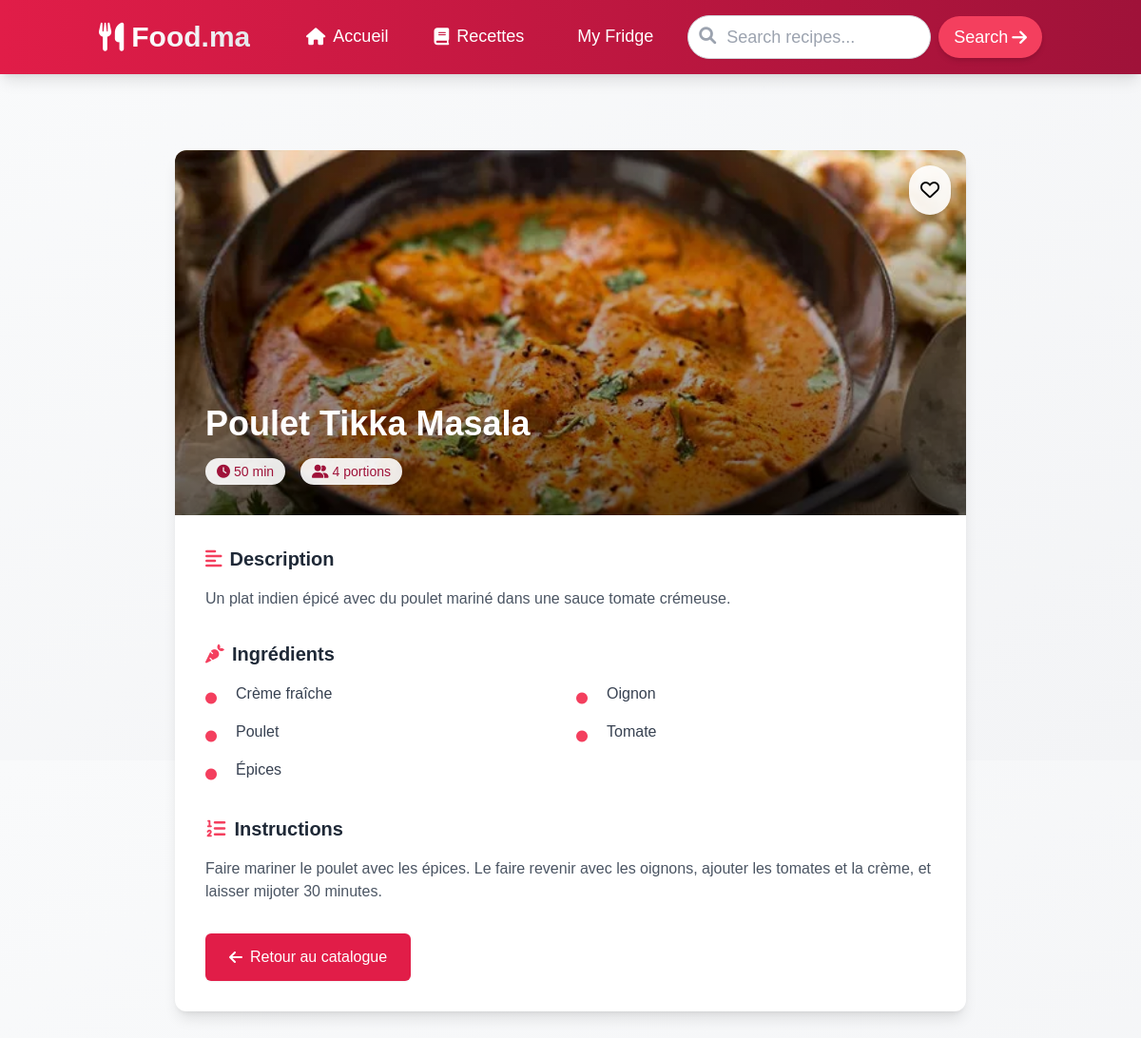
The page /recettes/4/ on the database its author committed.
### base/models.py (models this page shows, shortened)
class Recette(models.Model):
    nom = models.CharField(max_length=255, verbose_name='Nom de la recette')
    temps_preparation = models.IntegerField(verbose_name='Temps de préparation (minutes)')
    description = models.TextField(verbose_name='Description')
    ingredients = models.ManyToManyField(Ingredient, verbose_name='Ingrédients')
    instructions = models.TextField(verbose_name='Instructions', blank=True)
    image = models.ImageField(upload_to='recettes/', blank=True, null=True, verbose_name='Image de la recette')
    portions = models.IntegerField(default=4, verbose_name='Nombre de portions')  # New field for portions
    favorite = models.BooleanField(default=False, verbose_name='Favori')  # New field for favorite
    date_creation = models.DateTimeField(auto_now_add=True)
    date_modification = models.DateTimeField(auto_now=True)
    class Meta:
        ordering = ['nom']
        verbose_name = 'Recette'
        verbose_name_plural = 'Recettes'

class Ingredient(models.Model):
    CATEGORIES = [
        ('legumes', 'Légumes'),
        ('viandes', 'Viandes et Volailles'),
        ('produits_laitiers', 'Produits Laitiers et Œufs'),
        ('epicerie', 'Épicerie'),
        ('fruits', 'Fruits'),
        ('herbes', 'Herbes et Épices'),
        ('feculents', 'Féculents'),
    ]
    nom = models.CharField(max_length=100, unique=True)
    categorie = models.CharField(max_length=50, choices=CATEGORIES)
    class Meta:
        ordering = ['nom']
        verbose_name = 'Ingrédient'
        verbose_name_plural = 'Ingrédients'

### base/views.py (the view)
# urls.py: path('recettes/<int:pk>/', views.RecetteDetailView.as_view(), name='recette_detail'),
class RecetteDetailView(DetailView):
    model = Recette
    template_name = 'recette_detail.html'
    context_object_name = 'recette'

### base/templates/recette_detail.html (shortened to what this page needs)
{% extends 'base.html' %}
{% load static %}
{% block content %}
<div class="max-w-4xl mx-auto px-4 sm:px-6 lg:px-8 py-12">
    <div class="bg-white rounded-xl shadow-lg overflow-hidden">
        <div class="relative h-64 md:h-80 lg:h-96">
            <img
                src="{% if recette.image %}{{ recette.image.url }}{% else %}../static/images/Image-not-found.png{% endif %}"
                alt="{{ recette.nom }}"
                class="w-full h-full object-cover"
            >
            <div class="absolute inset-0 bg-gradient-to-t from-black/60 to-transparent"></div>
            <div class="absolute bottom-0 left-0 right-0 p-6 md:p-8">
                <h1 class="text-3xl md:text-4xl font-bold text-white">{{ recette.nom }}</h1>
                <div class="flex items-center mt-4 space-x-4">
                    <span class="inline-flex items-center px-3 py-1 rounded-full text-sm font-medium bg-white/90 text-culinary-800">
                        <i class="fas fa-clock mr-1"></i> {{ recette.temps_preparation }} min
                    </span>
                    <span class="inline-flex items-center px-3 py-1 rounded-full text-sm font-medium bg-white/90 text-culinary-800">
                        <i class="fas fa-user-friends mr-1"></i> {{ recette.portions }} portions
                    </span>
                </div>
            </div>
            <div class="absolute top-4 right-4">
                <button
                    id="favoriteButton"
                    class="bg-white/90 p-3 rounded-full shadow-md hover:bg-white transition-colors duration-300"
                    data-url="{% url 'toggle_favorite' recette.id %}"
                >
                    <i id="favoriteIcon" class="{% if recette.favorite %}fas text-red-500{% else %}far{% endif %} fa-heart text-xl"></i>
                </button>
            </div>
        </div>
        <div class="p-6 md:p-8">
            <div class="mb-8">
                <h2 class="text-xl font-bold text-gray-800 mb-4 flex items-center">
                    <i class="fas fa-align-left text-culinary-500 mr-2"></i>
                    Description
                </h2>
                <p class="text-gray-600">{{ recette.description }}</p>
            </div>
            <div class="mb-8">
                <h2 class="text-xl font-bold text-gray-800 mb-4 flex items-center">
                    <i class="fas fa-carrot text-culinary-500 mr-2"></i>
                    Ingrédients
                </h2>
                <ul class="grid grid-cols-1 md:grid-cols-2 gap-3">
                    {% for ingredient in recette.ingredients.all %}
                    <li class="flex items-start">
                        <span class="flex-shrink-0 h-6 w-6 text-culinary-500 mr-2 mt-1">
                            <i class="fas fa-circle text-xs"></i>
                        </span>
                        <span class="text-gray-700">{{ ingredient.nom }}</span>
                    </li>
                    {% empty %}
                    <li class="text-gray-500">No ingredients listed</li>
                    {% endfor %}
                </ul>
            </div>
            <div class="mb-8">
                <h2 class="text-xl font-bold text-gray-800 mb-4 flex items-center">
                    <i class="fas fa-list-ol text-culinary-500 mr-2"></i>
                    Instructions
                </h2>
                <div class="prose max-w-none text-gray-600">
                    {{ recette.instructions|linebreaks }}
                </div>
            </div>
            <div class="mt-8">
                <a href="{% url 'recettes' %}" class="inline-flex items-center px-6 py-3 border border-transparent text-base font-medium rounded-md shadow-sm text-white bg-culinary-600 hover:bg-culinary-700 focus:outline-none focus:ring-2 focus:ring-offset-2 focus:ring-culinary-500">
                    <i class="fas fa-arrow-left mr-2"></i>
                    Retour au catalogue
                </a>
            </div>
        </div>
    </div>
</div>
{% endblock %}

### rows shown on the page
Recette: image (picture), nom "Poulet Tikka Masala", temps_preparation "50", portions "4", description "Un plat indien épicé avec du poulet mariné dans une sauce tomate crémeuse.", instructions "Faire mariner le poulet avec les épices. Le faire revenir avec les oignons, ajouter les tomates et la crème, et laisser mijoter 30 minutes."
Ingredient: nom "Crème fraîche"
Ingredient: nom "Oignon"
Ingredient: nom "Poulet"
Ingredient: nom "Tomate"
Ingredient: nom "Épices"
